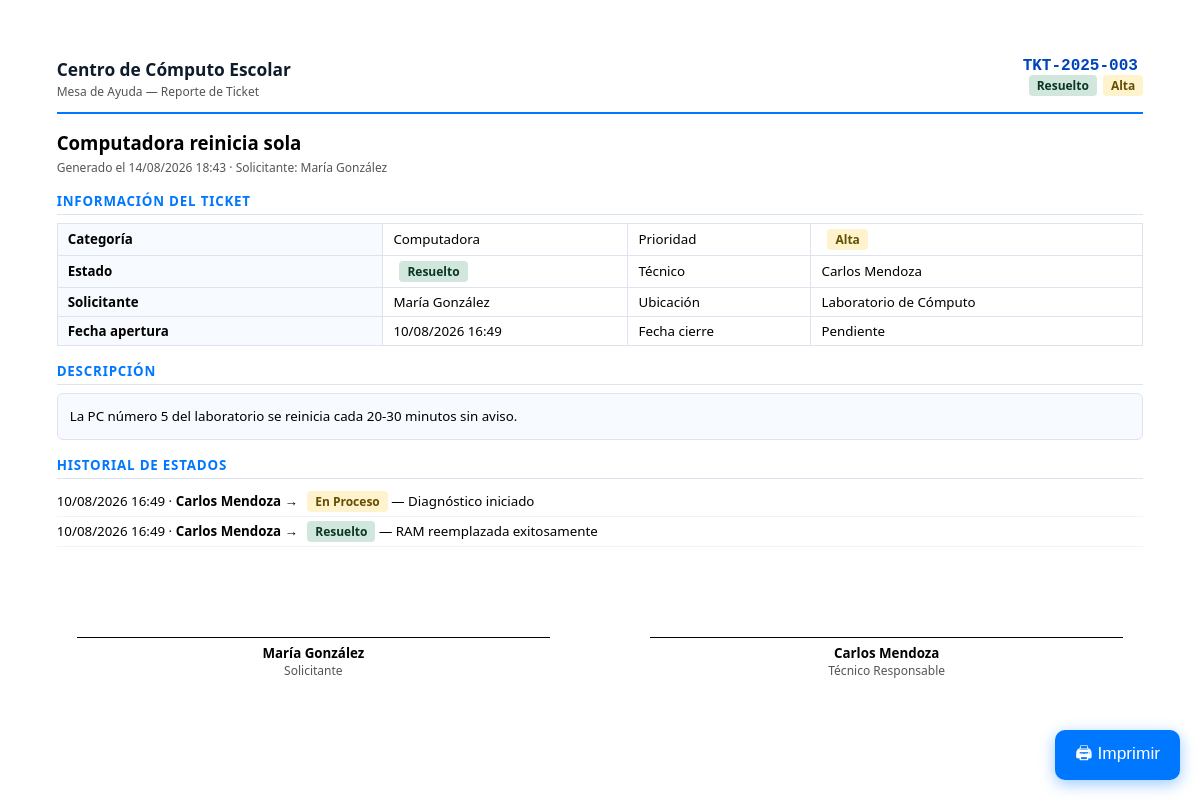
/index.php?c=reports&a=ticket&id=3 (signed in), run on the app's committed database.
### tables this page shows
CREATE TABLE IF NOT EXISTS tickets (id INT AUTO_INCREMENT PRIMARY KEY, folio VARCHAR(20) NOT NULL UNIQUE, titulo VARCHAR(200) NOT NULL, descripcion TEXT NOT NULL, categoria ENUM('internet','computadora','impresora','proyector','red','software','hardware','otro') NOT NULL, prioridad ENUM('baja','media','alta','critica') NOT NULL DEFAULT 'media', estado ENUM('abierto','en_proceso','en_espera','resuelto','cerrado') NOT NULL DEFAULT 'abierto', ubicacion VARCHAR(150) DEFAULT NULL, usuario_id INT NOT NULL, tecnico_id INT DEFAULT NULL, resolucion TEXT DEFAULT NULL, creado_en DATETIME NOT NULL DEFAULT CURRENT_TIMESTAMP, actualizado_en DATETIME NOT NULL DEFAULT CURRENT_TIMESTAMP ON UPDATE CURRENT_TIMESTAMP, cerrado_en DATETIME DEFAULT NULL, FOREIGN KEY (usuario_id) REFERENCES usuarios(id), FOREIGN KEY (tecnico_id) REFERENCES usuarios(id));

CREATE TABLE IF NOT EXISTS historial_estados (id INT AUTO_INCREMENT PRIMARY KEY, ticket_id INT NOT NULL, usuario_id INT NOT NULL, estado_anterior ENUM('abierto','en_proceso','en_espera','resuelto','cerrado') DEFAULT NULL, estado_nuevo ENUM('abierto','en_proceso','en_espera','resuelto','cerrado') NOT NULL, nota VARCHAR(255) DEFAULT NULL, creado_en DATETIME NOT NULL DEFAULT CURRENT_TIMESTAMP, FOREIGN KEY (ticket_id) REFERENCES tickets(id) ON DELETE CASCADE, FOREIGN KEY (usuario_id) REFERENCES usuarios(id));

### controllers/ReportController.php (called while the page is built, shortened)
<?php
require_once __DIR__ . '/../models/Ticket.php';
class ReportController {
    private Ticket $ticketModel;
    public function __construct() { $this->ticketModel = new Ticket(); $this->userModel = new User(); }
    public function ticketPdf(): void {
        $id     = (int)($_GET['id'] ?? 0);
        $ticket = $this->ticketModel->getById($id);
        $historial   = $this->ticketModel->getHistorial($id);
        $estados     = Ticket::ESTADOS; $prioridades = Ticket::PRIORIDADES; $categorias = Ticket::CATEGORIAS;
        require __DIR__ . '/../views/reports/ticket_pdf.php';
    }
}

### config/database.php (called while the page is built, shortened)
<?php
class Database {
    private static ?PDO $instance = null;
    public static function getConnection(): PDO {
        if (self::$instance === null) {
            $dsn = "mysql:host=" . DB_HOST . ";dbname=" . DB_NAME . ";charset=" . DB_CHARSET;
            $options = [
                PDO::ATTR_ERRMODE            => PDO::ERRMODE_EXCEPTION,
                PDO::ATTR_DEFAULT_FETCH_MODE => PDO::FETCH_ASSOC,
                PDO::ATTR_EMULATE_PREPARES   => false,
            ];
            try {
                self::$instance = new PDO($dsn, DB_USER, DB_PASS, $options);
            } catch (PDOException $e) {
                die(json_encode(['error' => 'Error de conexión: ' . $e->getMessage()]));
            }
        }
        return self::$instance;
    }
}

### models/Ticket.php (called while the page is built, shortened)
<?php
require_once __DIR__ . '/../config/database.php';
class Ticket {
    private PDO $db;
    public function __construct(){$this->db=Database::getConnection();}
    public function getById(int $id):array|false{
        $s=$this->db->prepare("SELECT t.*,CONCAT(u.nombre,' ',u.apellido) AS nombre_usuario,u.email AS email_usuario,u.departamento AS dept_usuario,CONCAT(te.nombre,' ',te.apellido) AS nombre_tecnico FROM tickets t JOIN usuarios u ON u.id=t.usuario_id LEFT JOIN usuarios te ON te.id=t.tecnico_id WHERE t.id=?");
        $s->execute([$id]);return $s->fetch();
    }
    public function getHistorial(int $tid):array{
        $s=$this->db->prepare("SELECT h.*,CONCAT(u.nombre,' ',u.apellido) AS nombre_usuario FROM historial_estados h JOIN usuarios u ON u.id=h.usuario_id WHERE h.ticket_id=? ORDER BY h.creado_en ASC");
        $s->execute([$tid]);return $s->fetchAll();
    }
}

### views/reports/ticket_pdf.php (the view, shortened to what this page needs)
<?php
$school='Centro de Cómputo Escolar';
$est=$estados[$ticket['estado']]??['label'=>$ticket['estado'],'color'=>'secondary'];
$pri=$prioridades[$ticket['prioridad']]??['label'=>$ticket['prioridad'],'color'=>'secondary'];
$cat=$categorias[$ticket['categoria']]??['label'=>$ticket['categoria'],'icon'=>'bi-tools'];
?><!DOCTYPE html><html lang="es"><head><meta charset="UTF-8"><title>Ticket <?=$ticket['folio']?></title>
</head><body>
<div class="header">
  <div><div class="school-name"><?=$school?></div><div class="school-sub">Mesa de Ayuda — Reporte de Ticket</div></div>
  <div class="text-right"><div class="folio"><?=htmlspecialchars($ticket['folio'])?></div><span class="badge badge-<?=$est['color']?>"><?=$est['label']?></span><span class="badge badge-<?=$pri['color']?>"><?=$pri['label']?></span></div>
</div>
<div style="font-size:14pt;font-weight:800;margin-bottom:4px"><?=htmlspecialchars($ticket['titulo'])?></div>
<div style="font-size:9pt;color:#555;margin-bottom:16px">Generado el <?=date('d/m/Y H:i')?> · Solicitante: <?=htmlspecialchars($ticket['nombre_usuario'])?></div>
<div class="seccion">Información del Ticket</div>
<table class="info">
  <tr><td>Categoría</td><td><?=$cat['label']?></td><td>Prioridad</td><td><span class="badge badge-<?=$pri['color']?>"><?=$pri['label']?></span></td></tr>
  <tr><td>Estado</td><td><span class="badge badge-<?=$est['color']?>"><?=$est['label']?></span></td><td>Técnico</td><td><?=htmlspecialchars($ticket['nombre_tecnico']??'Sin asignar')?></td></tr>
  <tr><td>Solicitante</td><td><?=htmlspecialchars($ticket['nombre_usuario'])?></td><td>Ubicación</td><td><?=htmlspecialchars($ticket['ubicacion']??'—')?></td></tr>
  <tr><td>Fecha apertura</td><td><?=date('d/m/Y H:i',strtotime($ticket['creado_en']))?></td><td>Fecha cierre</td><td><?=$ticket['cerrado_en']?date('d/m/Y H:i',strtotime($ticket['cerrado_en'])):'Pendiente'?></td></tr>
</table>
<div class="seccion">Descripción</div>
<div class="descripcion"><?=htmlspecialchars($ticket['descripcion'])?></div>
<?php if(!empty($historial)):?>
<div class="seccion">Historial de Estados</div>
<?php foreach($historial as $h):$hn=Ticket::ESTADOS[$h['estado_nuevo']]??['label'=>$h['estado_nuevo'],'color'=>'secondary'];?>
<div class="historial-item"><?=date('d/m/Y H:i',strtotime($h['creado_en']))?> · <strong><?=htmlspecialchars($h['nombre_usuario'])?></strong> → <span class="badge badge-<?=$hn['color']?>"><?=$hn['label']?></span><?=$h['nota']?' — '.htmlspecialchars($h['nota']):''?></div>
<?php endforeach;?>
<?php endif;?>
<div class="firmas">
  <div><div class="firma-linea"></div><div class="firma-nombre"><?=htmlspecialchars($ticket['nombre_usuario'])?></div><div class="firma-cargo">Solicitante</div></div>
  <div><div class="firma-linea"></div><div class="firma-nombre"><?=htmlspecialchars($ticket['nombre_tecnico']??'Técnico de Soporte')?></div><div class="firma-cargo">Técnico Responsable</div></div>
</div>
<button class="btn-print" onclick="window.print()">🖨 Imprimir</button>
</body></html>

### views/reports/ticket_pdf.php (style rules this page uses)
* { box-sizing:border-box;margin:0;padding:0; }
body { font-family:'Segoe UI',Arial,sans-serif;font-size:10.5pt;color:#000;padding:1.5cm; }
.header { display:flex;justify-content:space-between;align-items:flex-start;border-bottom:2px solid #0077ff;padding-bottom:12px;margin-bottom:16px; }
.school-name { font-size:13pt;font-weight:700;color:#0d1b2a; }
.school-sub { font-size:9pt;color:#555;margin-top:2px; }
.folio { font-family:monospace;font-size:12pt;font-weight:800;color:#0044bb; }
.badge { display:inline-block;padding:2px 8px;border-radius:4px;font-size:9pt;font-weight:700;margin-left:6px; }
.badge-success { background:#d1e7dd;color:#0a3622; }
.badge-warning { background:#fff3cd;color:#664d03; }
.seccion { font-size:10pt;font-weight:700;text-transform:uppercase;letter-spacing:.06em;color:#0077ff;border-bottom:1px solid #dde4ef;padding-bottom:4px;margin:16px 0 8px; }
table.info { width:100%;border-collapse:collapse;margin-bottom:12px; }
table.info td { padding:5px 10px;border:1px solid #dde4ef;font-size:10pt; }
table.info td:first-child { background:#f7faff;font-weight:600;width:30%; }
.descripcion { background:#f7faff;border:1px solid #dde4ef;border-radius:6px;padding:12px;font-size:10pt;line-height:1.6;white-space:pre-wrap;margin-bottom:12px; }
.historial-item { padding:4px 0;font-size:10pt;border-bottom:1px solid #f0f4f9; }
.firmas { display:grid;grid-template-columns:1fr 1fr;gap:60px;margin-top:40px; }
.firma-linea { border-top:1px solid #000;margin:50px 20px 6px; }
.firma-nombre { font-weight:700;font-size:10pt;text-align:center; }
.firma-cargo { font-size:9pt;color:#555;text-align:center; }
.btn-print { position:fixed;bottom:20px;right:20px;background:#0077ff;color:#fff;border:none;border-radius:10px;padding:10px 20px;cursor:pointer;font-size:13pt;box-shadow:0 4px 15px rgba(0,119,255,.4); }

### data on the page
tickets: folio "TKT-2025-003", estado "Resuelto", prioridad "Alta", titulo "Computadora reinicia sola", categoria "Computadora", ubicacion "Laboratorio de Cómputo", creado_en "10/08/2026 16:49", descripcion "La PC número 5 del laboratorio se reinicia cada 20-30 minutos sin aviso."
historial_estados: creado_en "10/08/2026 16:49", nombre_usuario "Carlos Mendoza", estado_nuevo "En Proceso", nota "Diagnóstico iniciado"
historial_estados: creado_en "10/08/2026 16:49", nombre_usuario "Carlos Mendoza", estado_nuevo "Resuelto", nota "RAM reemplazada exitosamente"

### other printed values
$school "Centro de Cómputo Escolar"
$ticket['nombre_usuario'] "María González"
$ticket['nombre_tecnico'] "Carlos Mendoza"
